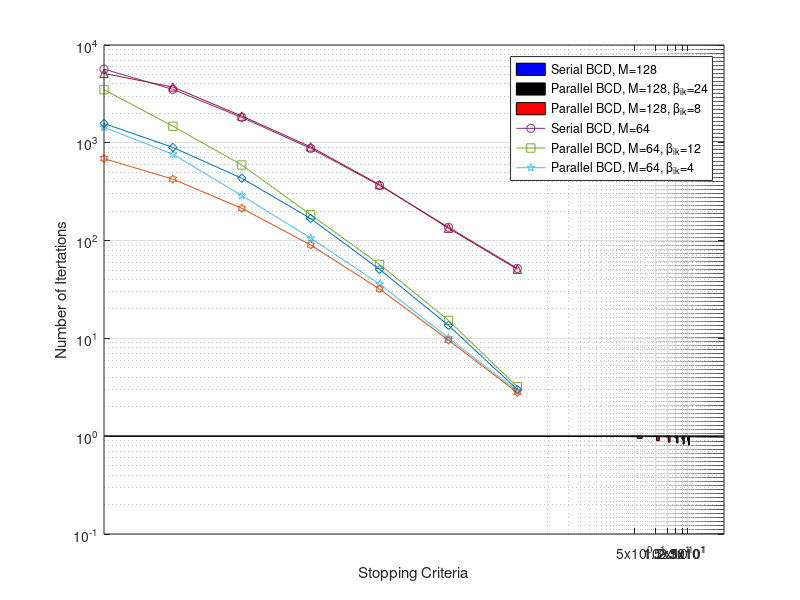

The MATLAB script that drew this image:
dB = [0 : 5 : 30];
rM8Q8C7 = [259, 340, 422, 510, 590, 650, 692];
wmmseM8Q8C7 = [278, 357, 430, 495, 536, 562, 584];

rM8Q16C7 = [289, 390, 482, 596, 722, 845, 957];

rM4Q5C7 = [130, 175, 233, 286, 315, 336, 342];
wmmseM4Q5C7 = [164, 213, 258, 290, 309, 315, 319];
% power consumption 100%

plot(dB, rM8Q16C7, '-o', dB, rM8Q8C7, '-s', dB, wmmseM8Q8C7, '-p', dB, rM4Q5C7, '-^', dB, wmmseM4Q5C7, '-d', 'LineWidth', 1.5);
legend('LPP-WMMSE, M=128, G=16', 'LPP-WMMSE, M=64, G=8', 'WMMSE, M=64', 'LPP-WMMSE, M=20, G=5', 'WMMSE, M=20');
grid on;
xlabel('SNR (dB)');
ylabel('System Throughput (bits per channel user)');

dB = [5 : 5 : 30];
rpcWMMSE = [1, 1, 1, 1, 1, 1];
rpcM8Q8C7 = [0.99 0.99 0.98 0.96, 0.93, 0.905];
rpcM8Q16C7 = [0.95 0.90 0.87 0.855 0.83 0.81];
bar1 = bar(dB, rpcM8Q8C7, 'BarWidth', 0.2, 'FaceColor', 'b');
hold on;
bar2 = bar(dB - 1, rpcWMMSE, 'BarWidth', 0.2, 'FaceColor', 'k');
hold on;
bar3 = bar(dB + 1, rpcM8Q16C7, 'BarWidth', 0.2, 'FaceColor', 'r');
xlabel('SNR (dB)');
ylabel('Relative Power Consumption');
grid on;
legend('LPP-WMMSE, M=64', 'WMMSE', 'LPP-WMMSE, M=128');

range = [1:7];
epsilon = [1e-1, 1e-2, 1e-3, 1e-4, 1e-5, 1e-6, 1e-7];
%epsilon = [1, 2, 3, 4, 5, 6, 7];
sM128 = [52, 137, 367, 878, 1819, 3517, 5669];
pM128b24 = [3.2, 15.3, 57.1, 184, 593, 1478, 3488];
pM128b12 = [];
pM128b8 = [2.9, 10.1, 36, 106, 289, 764, 1441];
pM128b6 = [2.7, 9.1, 29.5, ];

sM64 = [51, 134, 373, 908, 1877, 3719, 5120];
pM64b12 = [3, 13.6, 50.8, 168, 434, 897, 1576];
pM64b6 = [];
pM64b5 = [2.9, 10.2, 35.3, ];
pM64b4 = [2.8, 9.6, 32, 90, 214, 425, 689];
loglog(epsilon(range), sM128(range), '-o', epsilon(range), pM128b24(range), '-s', epsilon(range), pM128b8(range), '-p', ...
         epsilon(range), sM64(range), '-^', epsilon(range), pM64b12(range), '-d', epsilon(range), pM64b4(range), '-h');
legend('Serial BCD, M=128', 'Parallel BCD, M=128, \beta_{ik}=24', 'Parallel BCD, M=128, \beta_{ik}=8', ...
       'Serial BCD, M=64', 'Parallel BCD, M=64, \beta_{ik}=12', 'Parallel BCD, M=64, \beta_{ik}=4');
xlabel('Stopping Criteria');
ylabel('Number of Itertations');
grid on;
